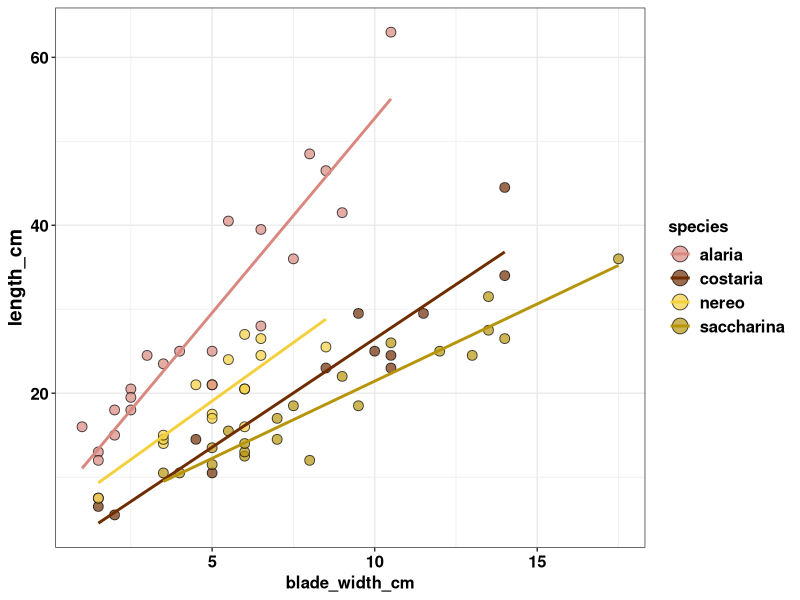
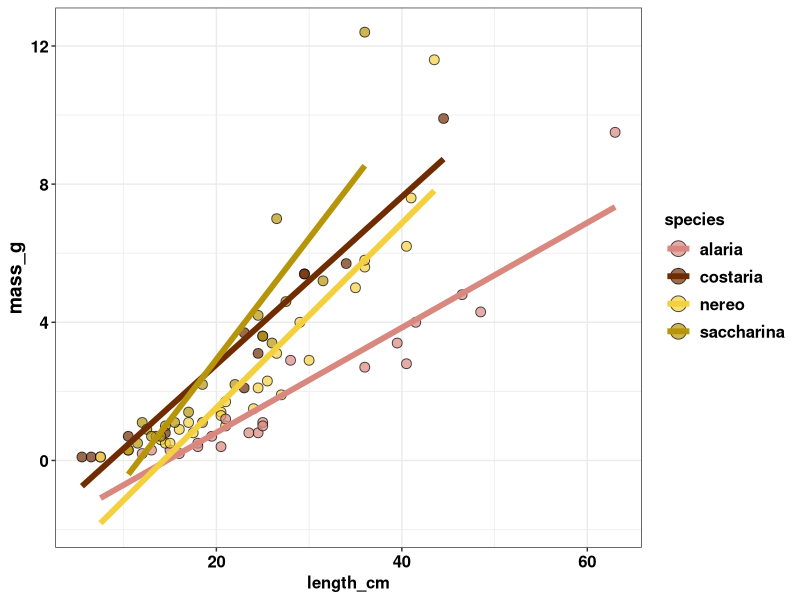
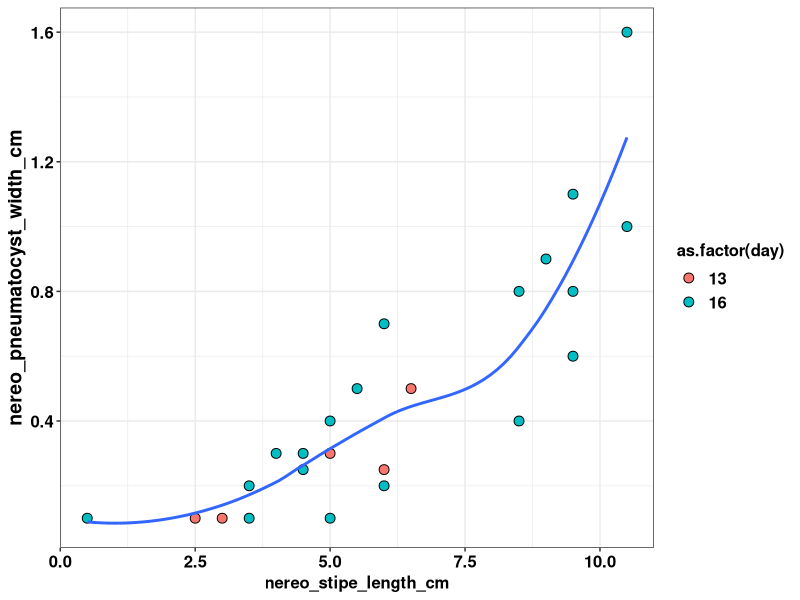

Source code (R) for these figures, in order:
##### SET UP ######
library(readxl)
library(tidyverse)
library(plyr)
library(ggplot2)+theme_set(theme_bw()+
                             theme(strip.background = element_rect(fill="white"),
                                   axis.text.y = element_text(colour = "black", size = 12, face = "bold"),
                                   axis.text.x = element_text(colour = "black", face = "bold", size = 12),
                                   legend.text = element_text(size = 12, face ="bold", colour ="black"),
                                   legend.position = "right", axis.title.y = element_text(face = "bold", size = 14),
                                   axis.title = element_text(face = "bold", size = 12, colour = "black"),
                                   legend.title = element_text(size = 12, colour = "black", face = "bold")))


## set filepath
#siobhan
setwd("C:/Users/siobh/OneDrive - The University Of British Columbia/Project - Seaweed Seasonality Transects/seaweed_seasonality_2021-09-05/git_GW_seaweed_seasonality_transects")

## read in file
raw_phenology = read_excel("GW_kelp_phenology_data.xlsx")

###### DATA FORMAT ######
raw_phenology$sampling_date = as.Date(paste0(raw_phenology$year,"-",raw_phenology$month,"-", raw_phenology$day))

sum_phenology = ddply(raw_phenology, c("species","sampling_date"),
                      summarise,
                      n.kelp = length(length_cm),  ## summary stats
                      mean.length = mean(length_cm),
                      mean.width = mean(blade_width_cm),
                      mean.NS = mean(nereo_stipe_length_cm),
                      mean.NW = mean(nereo_pneumatocyst_width_cm),
                      mean.mass = mean(mass_g),
                      sd.mass = sd(mass_g)) %>% 
 mutate(se.mass= sd.mass/sqrt(n.kelp),
                  error95.mass = 1.960*(se.mass)) ## 95 % confidence intervals 



##### BUBBLE GRAPHS #####

## all the kelps
ggplot(raw_phenology, aes(x=blade_width_cm, y=length_cm, fill=species))+
  geom_point(pch=21, alpha=0.7, cex=3)+
  scale_fill_manual(values=c("#D98880","#6E2C00","#F4D03F","#B7950B"))+
 # scale_size(range=c(3,10))+
  guides(fill = guide_legend(override.aes = list(size = 5)))+
  geom_smooth(aes(color=species), method="lm", se=F)+
  scale_color_manual(values=c("#D98880","#6E2C00","#F4D03F","#B7950B"))

## all the kelps
ggplot(raw_phenology, aes(x=length_cm, y=mass_g, fill=species))+
  geom_point(pch=21, alpha=0.7, cex=3)+
  scale_fill_manual(values=c("#D98880","#6E2C00","#F4D03F","#B7950B"))+
  # scale_size(range=c(3,10))+
  guides(fill = guide_legend(override.aes = list(size = 5)))+
  geom_smooth(aes(color=species), method="lm", se=F, linewidth=2)+
  scale_color_manual(values=c("#D98880","#6E2C00","#F4D03F","#B7950B"))


## nereo
nereo = subset(raw_phenology, raw_phenology$species=="nereo")

ggplot(nereo, aes(x=nereo_stipe_length_cm, y = nereo_pneumatocyst_width_cm))+
  geom_point(pch=21, cex=3, aes(fill=as.factor(day)))+
  geom_smooth(se=F)


##### LINE GRAPHS #####
